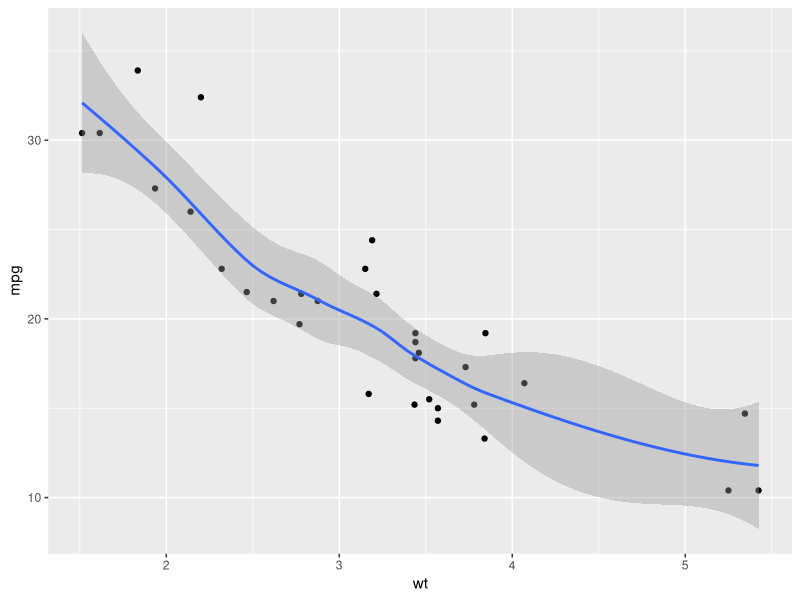
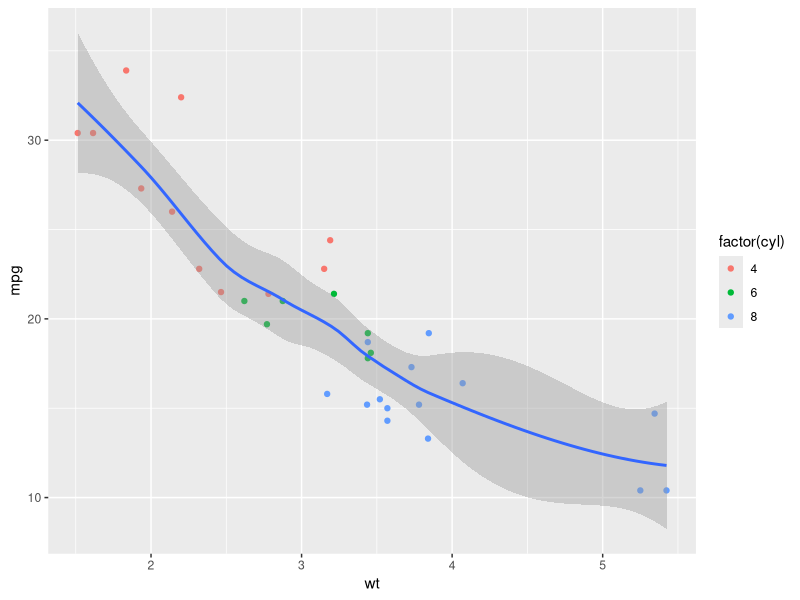

The R source for these figures, in order:
## ---- chunk 1
head(mtcars)
## ---- chunk 2
library(ggplot2)
ggplot(data=mtcars,aes(x=wt,y=mpg)) + geom_point() + geom_smooth()
## ---- chunk 3
ggplot(data=mtcars,aes(x=wt,y=mpg)) + geom_point(aes(color=factor(cyl))) + geom_smooth()
## ---- chunk 4
fit = lm(mpg ~ wt + factor(cyl), data=mtcars)
fit$coefficients
